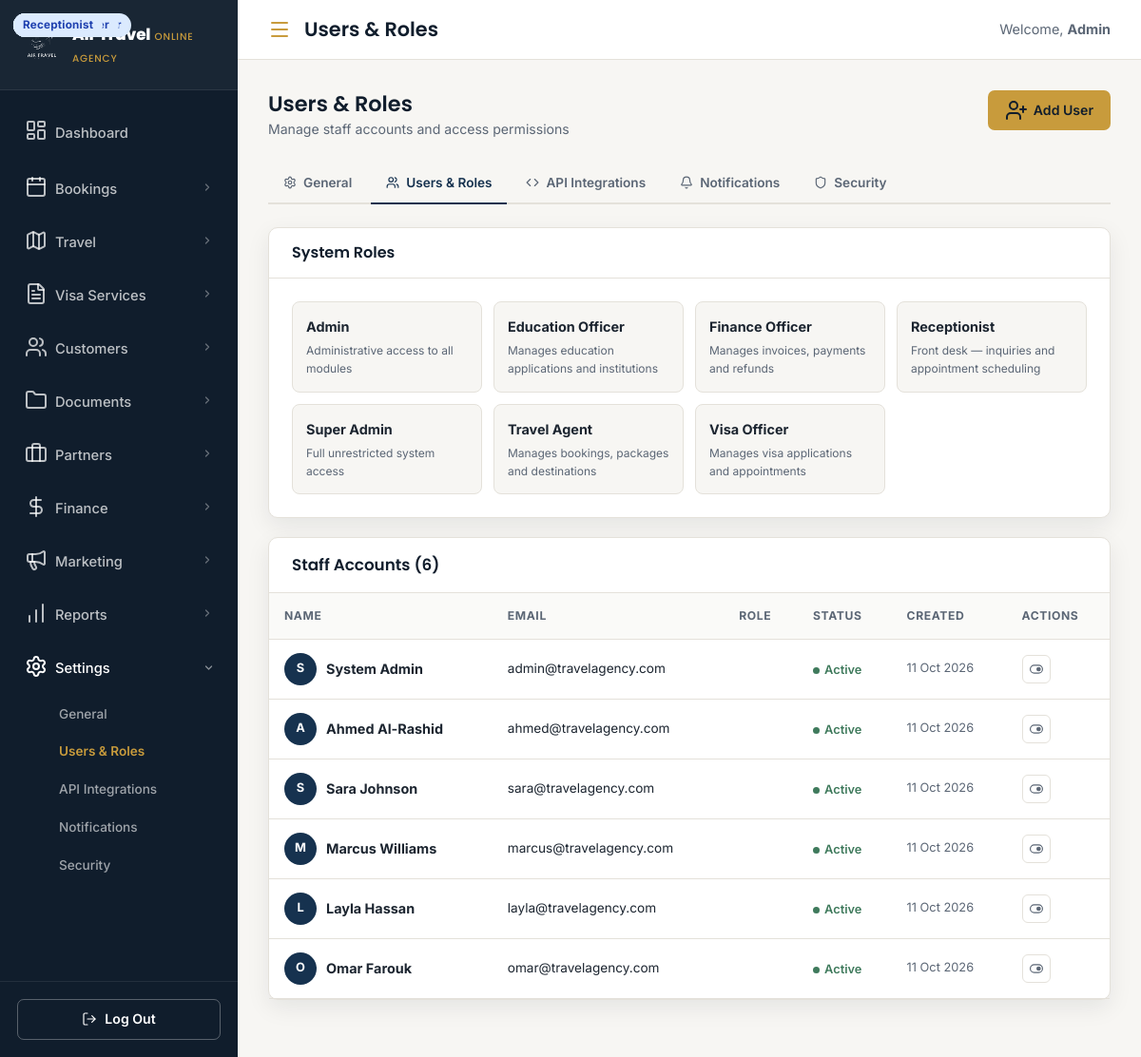
Page /settings-users.php (signed in) on the committed database.
### tables this page shows
CREATE TABLE roles (
    id          TINYINT UNSIGNED AUTO_INCREMENT PRIMARY KEY,
    name        VARCHAR(60)  NOT NULL,
    slug        VARCHAR(60)  NOT NULL UNIQUE,
    description TEXT,
    created_at  TIMESTAMP DEFAULT CURRENT_TIMESTAMP
);

CREATE TABLE users (
    id            INT UNSIGNED AUTO_INCREMENT PRIMARY KEY,
    name          VARCHAR(120) NOT NULL,
    email         VARCHAR(180) NOT NULL UNIQUE,
    password_hash VARCHAR(255) NOT NULL,
    role_id       TINYINT UNSIGNED NOT NULL,
    status        ENUM('active','inactive','suspended') DEFAULT 'active',
    avatar        VARCHAR(255),
    last_login_at TIMESTAMP NULL,
    created_at    TIMESTAMP DEFAULT CURRENT_TIMESTAMP,
    updated_at    TIMESTAMP DEFAULT CURRENT_TIMESTAMP ON UPDATE CURRENT_TIMESTAMP,

    CONSTRAINT fk_users_role FOREIGN KEY (role_id) REFERENCES roles (id)
);

### config/db.php (called while the page is built, shortened)
<?php
function getDB(): PDO {
    static $pdo = null;
    if ($pdo === null) {
        $dsn = sprintf(
            'mysql:host=%s;port=%s;dbname=%s;charset=%s',
            DB_HOST, DB_PORT, DB_NAME, DB_CHARSET
        );
        try {
            $pdo = new PDO($dsn, DB_USER, DB_PASS, [
                PDO::ATTR_ERRMODE            => PDO::ERRMODE_EXCEPTION,
                PDO::ATTR_DEFAULT_FETCH_MODE => PDO::FETCH_ASSOC,
                PDO::ATTR_EMULATE_PREPARES   => false,
            ]);
        } catch (PDOException $e) {
            http_response_code(500);
            exit('<div style="font-family:sans-serif;padding:40px;color:#7f1d1d;background:#fef2f2;border:1px solid #fca5a5;border-radius:8px;max-width:520px;margin:60px auto;">
                <strong>Database connection failed.</strong><br>
                Please check your database settings in <code>config/db.php</code>.<br><br>
                <em>Error: ' . htmlspecialchars($e->getMessage()) . '</em>
            </div>');
        }
    }
    return $pdo;
}
function db_select(string $sql, array $params = []): array {
    $stmt = getDB()->prepare($sql);
    $stmt->execute($params);
    return $stmt->fetchAll();
}

### settings-users.php (the view, shortened to what this page needs)
<?php
require_once __DIR__ . '/config/db.php';
include 'includes/header.php';
$users = db_select("
    SELECT u.*, r.name AS role_name
    FROM users u
    LEFT JOIN roles r ON r.id = u.role_id
    ORDER BY u.created_at DESC");
$roles = db_select("SELECT * FROM roles ORDER BY name");
?>
<div class="page-header">
    <div class="page-header-left">
        <h2>Users & Roles</h2>
        <p>Manage staff accounts and access permissions</p>
    </div>
    <div class="page-header-actions">
        <button onclick="document.getElementById('add-user-modal').classList.add('show')" class="btn btn-primary" id="btn-add-user">
            <i data-lucide="user-plus"></i> Add User
        </button>
    </div>
</div>
<div class="settings-tabs">
    <a href="settings-general.php"       class="stab"><i data-lucide="settings"></i> General</a>
    <a href="settings-users.php"         class="stab active"><i data-lucide="users"></i> Users & Roles</a>
    <a href="settings-api.php"           class="stab"><i data-lucide="code"></i> API Integrations</a>
    <a href="settings-notifications.php" class="stab"><i data-lucide="bell"></i> Notifications</a>
    <a href="settings-security.php"      class="stab"><i data-lucide="shield"></i> Security</a>
</div>
<div class="form-card" style="margin-bottom:20px;">
    <div class="form-card-head"><h3>System Roles</h3></div>
    <div class="form-card-body">
        <div style="display:grid;grid-template-columns:repeat(auto-fill,minmax(180px,1fr));gap:12px;">
            <?php foreach ($roles as $r): ?>
            <div style="padding:14px;background:#f7f6f3;border-radius:8px;border:1px solid var(--border);">
                <div style="font-weight:700;font-size:0.9rem;margin-bottom:4px;"><?= htmlspecialchars($r['name']) ?></div>
                <div style="font-size:0.75rem;color:var(--ink-soft);"><?= htmlspecialchars($r['description'] ?? '') ?></div>
            </div>
            <?php endforeach; ?>
        </div>
    </div>
</div>
<div class="panel">
    <div class="panel-head"><h2>Staff Accounts (<?= count($users) ?>)</h2></div>
    <div class="panel-body table-wrap" style="padding:0;">
        <?php if (empty($users)): ?>
        <div class="empty-state" style="padding:40px;">No users found.</div>
        <?php else: ?>
        <table class="data-table">
            <thead>
                <tr>
                    <th>Name</th>
                    <th>Email</th>
                    <th>Role</th>
                    <th>Status</th>
                    <th>Created</th>
                    <th>Actions</th>
                </tr>
            </thead>
            <tbody>
            <?php foreach ($users as $u): ?>
            <tr>
                <td>
                    <div style="display:flex;align-items:center;gap:10px;">
                        <div style="width:34px;height:34px;border-radius:50%;background:var(--navy-800);display:flex;align-items:center;justify-content:center;color:#fff;font-size:0.8rem;font-weight:700;">
                            <?= strtoupper(substr($u['name'],0,1)) ?>
                        </div>
                        <strong><?= htmlspecialchars($u['name']) ?></strong>
                    </div>
                </td>
                <td style="font-size:0.85rem;"><?= htmlspecialchars($u['email']) ?></td>
                <td><span class="badge badge-review"><?= htmlspecialchars($u['role_name'] ?? 'N/A') ?></span></td>
                <td>
                    <?php if ($u['status']==='active'): ?>
                    <span style="display:inline-flex;align-items:center;gap:5px;font-size:0.8rem;font-weight:600;color:var(--success);"><span style="width:7px;height:7px;border-radius:50%;background:currentColor;"></span> Active</span>
                    <?php else: ?>
                    <span style="display:inline-flex;align-items:center;gap:5px;font-size:0.8rem;font-weight:600;color:var(--ink-soft);"><span style="width:7px;height:7px;border-radius:50%;background:currentColor;"></span> Inactive</span>
                    <?php endif; ?>
                </td>
                <td style="font-size:0.8rem;color:var(--ink-soft);"><?= date('d M Y', strtotime($u['created_at'])) ?></td>
                <td>
                    <div class="tbl-actions">
                        <form method="POST" style="display:inline;">
                            <button type="submit" class="tbl-btn" title="Toggle Status">
                                <?php if ($u['status']==='active'): ?>
                                <svg viewBox="0 0 24 24" fill="none" stroke="currentColor" stroke-width="2"><rect x="1" y="5" width="22" height="14" rx="7" ry="7"/><circle cx="16" cy="12" r="3" fill="currentColor"/></svg>
                                <?php else: ?>
                                <svg viewBox="0 0 24 24" fill="none" stroke="currentColor" stroke-width="2"><rect x="1" y="5" width="22" height="14" rx="7" ry="7"/><circle cx="8" cy="12" r="3" fill="currentColor"/></svg>
                                <?php endif; ?>
                            </button>
                        </form>
                    </div>
                </td>
            </tr>
            <?php endforeach; ?>
            </tbody>
        </table>
        <?php endif; ?>
    </div>
</div>
<?php include 'includes/footer.php'; ?>

### assets/css/style.css (style rules this page uses)
:root { --navy-900: #101d2c; --navy-800: #16324f; --navy-700: #1f4468; --slate-600: #4c637a; --gold-500: #c89b3c; --gold-600: #a97f28; --bg: #f7f6f3; --card: #ffffff; --ink: #1c2530; --ink-soft: #5b6675; --border: #e4e1da; --success: #3f7a5c; --danger: #b0413e; --radius: 10px; --shadow: 0 8px 24px rgba(16, 29, 44, 0.08); --shadow-lg: 0 16px 40px rgba(16, 29, 44, 0.14); }
* { box-sizing: border-box; margin: 0; padding: 0; }
html { scroll-behavior: smooth; }
body { font-family: 'Inter', -apple-system, BlinkMacSystemFont, sans-serif; background: var(--bg); color: var(--ink); line-height: 1.6; -webkit-font-smoothing: antialiased; }
h1, h2, h3, h4 { font-family: 'Poppins', 'Inter', sans-serif; color: var(--navy-900); line-height: 1.25; font-weight: 600; }
.btn { display: inline-flex; align-items: center; justify-content: center; gap: 8px; padding: 13px 26px; border-radius: 6px; font-weight: 600; font-size: 0.95rem; border: 1px solid transparent; cursor: pointer; transition: transform 0.25s ease, box-shadow 0.25s ease, background 0.25s ease, color 0.25s ease, border-color 0.25s ease, padding 0.25s ease; }
.btn-primary { background: var(--gold-500); color: var(--navy-900); }
.badge { position: absolute; top: 14px; left: 14px; padding: 5px 12px; border-radius: 20px; font-size: 0.72rem; font-weight: 700; letter-spacing: 0.03em; color: #fff; }
html, body { overflow-x: hidden; max-width: 100vw; }

### assets/css/admin.css (style rules this page uses)
.panel { background: #fff; border: 1px solid var(--border); border-radius: var(--radius); box-shadow: var(--shadow); margin-bottom: 28px; }
.panel-head { padding: 18px 24px; border-bottom: 1px solid var(--border); display: flex; align-items: center; justify-content: space-between; }
.panel-head h2 { font-size: 1.05rem; }
.panel-body { padding: 24px; }
.table-wrap { overflow-x: auto; }
table.data-table { width: 100%; border-collapse: collapse; font-size: 0.9rem; }
.data-table th, .data-table td { padding: 14px 16px; text-align: left; border-bottom: 1px solid var(--border); }
.data-table th { color: var(--ink-soft); font-size: 0.76rem; text-transform: uppercase; letter-spacing: 0.05em; font-weight: 700; background: #fafaf8; }
.data-table tbody tr { transition: background-color 180ms ease; }
.btn { display: inline-flex; align-items: center; gap: 6px; padding: 9px 18px; border-radius: 7px; font-size: 0.88rem; font-weight: 600; cursor: pointer; border: none; transition: all 0.15s; font-family: inherit; text-decoration: none; }
.btn-primary { background: var(--gold-500); color: var(--navy-900); }
.page-header { display: flex; align-items: flex-start; justify-content: space-between; flex-wrap: wrap; gap: 14px; margin-bottom: 24px; }
.page-header-left h2 { font-size: 1.4rem; margin-bottom: 2px; }
.page-header-left p { font-size: 0.88rem; color: var(--ink-soft); }
.page-header-actions { display: flex; gap: 10px; flex-wrap: wrap; }
.badge { display: inline-flex; align-items: center; gap: 4px; padding: 3px 10px; border-radius: 20px; font-size: 0.73rem; font-weight: 700; letter-spacing: 0.02em; }
.badge-review { background: #dbeafe; color: #1e40af; }
.tbl-actions { display: flex; gap: 6px; align-items: center; }
.tbl-btn { display: inline-flex; align-items: center; justify-content: center; width: 30px; height: 30px; border-radius: 6px; border: 1px solid var(--border); background: #fff; color: var(--ink-soft); cursor: pointer; transition: all 0.15s; text-decoration: none; font-size: 0; }
.tbl-btn svg { width: 14px; height: 14px; }
.form-card { background: #fff; border: 1px solid var(--border); border-radius: var(--radius); box-shadow: var(--shadow); margin-bottom: 20px; }
.form-card-head { padding: 16px 24px; border-bottom: 1px solid var(--border); display: flex; align-items: center; gap: 10px; }
.form-card-head h3 { font-size: 1rem; }
.form-card-body { padding: 24px; }

### settings-users.php (style rules this page uses)
.settings-tabs { display:flex; gap:4px; margin-bottom:24px; border-bottom:2px solid var(--border); padding-bottom:0; flex-wrap:wrap; }
.stab { display:flex; align-items:center; gap:7px; padding:10px 16px; font-size:0.85rem; font-weight:600; color:var(--ink-soft); text-decoration:none; border-bottom:2px solid transparent; margin-bottom:-2px; transition:all 0.15s; }
.stab svg { width:14px; height:14px; }
.stab.active { color:var(--navy-800); border-bottom-color:var(--navy-800); }

### rows in the picture
roles: name "Admin", description "Administrative access to all modules"
roles: name "Education Officer", description "Manages education applications and institutions"
roles: name "Finance Officer", description "Manages invoices, payments and refunds"
roles: name "Receptionist", description "Front desk — inquiries and appointment scheduling"
roles: name "Super Admin", description "Full unrestricted system access"
roles: name "Travel Agent", description "Manages bookings, packages and destinations"
roles: name "Visa Officer", description "Manages visa applications and appointments"
users: name "S", name "System Admin", email "admin@travelagency.com", status "active" (drawn), created_at "11 Oct 2026"
users: name "A", name "Ahmed Al-Rashid", email "ahmed@travelagency.com", status "active" (drawn), created_at "11 Oct 2026"
users: name "S", name "Sara Johnson", email "sara@travelagency.com", status "active" (drawn), created_at "11 Oct 2026"
users: name "M", name "Marcus Williams", email "marcus@travelagency.com", status "active" (drawn), created_at "11 Oct 2026"
users: name "L", name "Layla Hassan", email "layla@travelagency.com", status "active" (drawn), created_at "11 Oct 2026"
users: name "O", name "Omar Farouk", email "omar@travelagency.com", role.name "Receptionist", status "active" (drawn), created_at "11 Oct 2026"

### other values in the picture
$pageTitle "Users & Roles"
count($users) "6"
